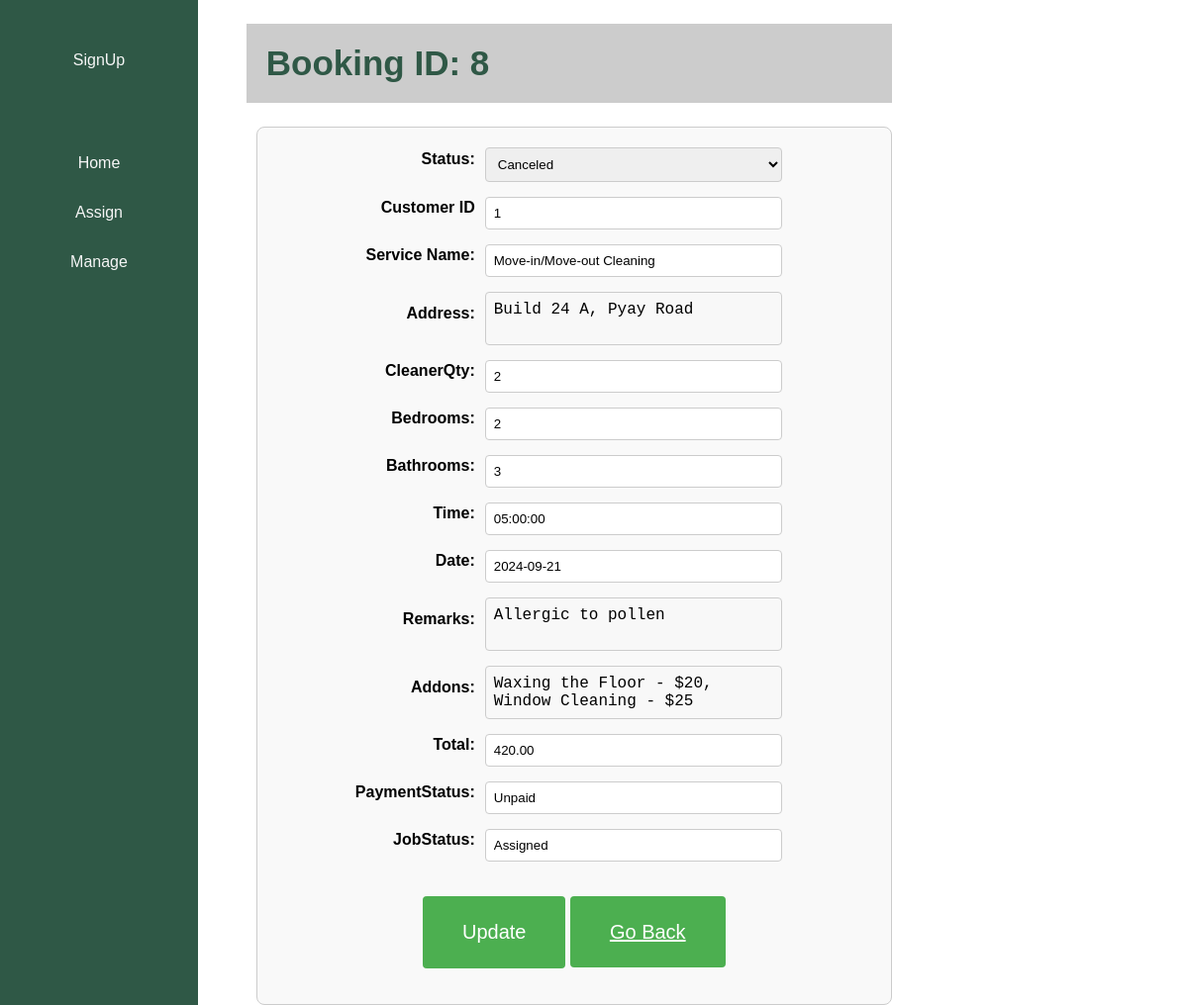
/MagBookingDetails.php?bookingID=8, run on the app's committed database.
### tables this page shows
CREATE TABLE `booking` (
  `BookingID` int(11) NOT NULL,
  `ServiceName` varchar(60) DEFAULT NULL,
  `Address` varchar(200) DEFAULT NULL,
  `Address_TownShip` varchar(30) DEFAULT NULL,
  `CleanerQty` int(11) DEFAULT NULL,
  `HoursQty` decimal(10,2) DEFAULT NULL,
  `Bedrooms` int(11) DEFAULT NULL,
  `Bathrooms` int(11) DEFAULT NULL,
  `BookingTime` time DEFAULT NULL,
  `BookingDate` date DEFAULT NULL,
  `PaymentStatus` varchar(20) DEFAULT NULL,
  `Remarks` varchar(200) DEFAULT NULL,
  `Addons` text DEFAULT NULL,
  `Total` decimal(10,2) NOT NULL,
  `CustomerID` int(11) DEFAULT NULL,
  `ServiceID` int(11) DEFAULT NULL,
  `BookingStatus` varchar(50) NOT NULL,
  `JobStatus` varchar(100) NOT NULL
);

### MagBookingDetails.php (the view, shortened to what this page needs)
<?php
$bookingID = isset($_GET['bookingID']) ? $_GET['bookingID'] : 0;
include("ConnectDB.php");
$query = "SELECT * FROM booking WHERE BookingID = $bookingID";
$result = $connection->query($query);
$booking = $result->fetch_assoc();
?>
<head>
    <link rel="stylesheet" type="text/css" href="Style.css">
</head>
<body>
<?php include('Anavbar.php'); ?>
<div class="content">
<h1 style="padding: 20px; background-color:#ccc; margin-left:-80px;">Booking ID: <?php echo $booking['BookingID']; ?></h1>
<div class="BookingDetails">
<form method="POST">
<div class="tblrow">
    <label>Status:</label>
    <select name="status" class="combo">
        <option value="Canceled" <?php if ($booking['BookingStatus'] == 'Canceled') echo 'selected'; ?>>Canceled</option>
    </select><br>
    </div>
<div class="tblrow">
    <label>Customer ID</label>
    <input type="text" value="<?php echo $booking['CustomerID']; ?>" readonly>
    <br>
    </div>
    <div class="tblrow">
    <label>Service Name:</label>
    <input type="text" value="<?php echo $booking['ServiceName']; ?>" readonly>
    <br>
</div>
    <div class="tblrow">
    <label>Address:</label>
    <textarea value="<?php echo $booking['Address']; ?>" readonly><?php echo $booking['Address']; ?></textarea>
    <input type="hidden" value="<?php echo $booking['Address']; ?>" ><br>
    </div>
    <div class="tblrow">
    <label>CleanerQty:</label>
    <input type="text" value="<?php echo $booking['CleanerQty']; ?>" readonly><br>
    </div>
    <div class="tblrow">
    <label>Bedrooms:</label>
    <input type="text" value="<?php echo $booking['Bedrooms']; ?>" readonly><br>
    </div>
    <div class="tblrow">
    <label>Bathrooms:</label>
    <input type="text" value="<?php echo $booking['Bathrooms']; ?>" readonly><br>
    </div>
    <div class="tblrow">
    <label>Time:</label>
    <input type="text" value="<?php echo $booking['BookingTime']; ?>" readonly><br>
    </div>
    <div class="tblrow">
    <label>Date:</label>
    <input type="text" value="<?php echo $booking['BookingDate']; ?>" readonly><br>
    </div>
    <div class="tblrow">
    <label>Remarks:</label>
    <textarea value="<?php echo $booking['Remarks']; ?>" readonly><?php echo $booking['Remarks']; ?></textarea>
    <input type="hidden" value="<?php echo $booking['Remarks']; ?>" ><br>
    </div>
    <div class="tblrow">
    <label>Addons:</label>
    <textarea value="<?php echo $booking['Addons']; ?>" readonly><?php echo $booking['Addons']; ?></textarea>
    <input type="hidden" value="<?php echo $booking['Addons']; ?>" ><br>
    </div>
    <div class="tblrow">
    <label>Total:</label>
    <input type="text" value="<?php echo $booking['Total']; ?>" readonly><br>
    </div>
    <div class="tblrow">
    <label>PaymentStatus:</label>
    <input type="text" value="<?php echo $booking['PaymentStatus']; ?>" readonly><br>
    </div>
    <div class="tblrow">
    <label>JobStatus:</label>
    <input type="text" value="<?php echo $booking['JobStatus']; ?>" readonly><br>
    </div>
    <center>
    <button type="submit">Update</button>
    <a href="MagBooking.php?Type=<?php echo $booking['BookingStatus'];?>">Go Back</a>
    </center>
</form>
</div>
</div>
</body>
</html>

### Style.css (style rules this page uses)
body { font-family: Arial, sans-serif; margin: 0; padding: 0; display: flex; }
div.content { margin-left: 200px; padding: 1px 16px; height: 1000px; }
h1 { color: #2F5846; padding-left: 5px; font-size: 35px; font-weight: bold; }
input[type=text] { width: 300px; margin-bottom: 20px; padding: 12px; border: 1px solid #ccc; border-radius: 3px; }
label { margin-bottom: 10px; display: block; }
a { color: #2196F3; }
textarea { width: 100%; height: 150px; padding: 12px 20px; box-sizing: border-box; border: 2px solid #ccc; border-radius: 4px; background-color: #f8f8f8; font-size: 16px; resize: none; }
.BookingDetails { width: 600px; margin: 0 auto; margin-left: -70px; padding: 20px; background-color: #f9f9f9; border: 1px solid #ccc; border-radius: 8px; }
.tblrow { display: flex; align-items: center; margin-bottom: 15px; margin-left: -100px; }
.tblrow label { width: 300px; font-weight: bold; text-align: right; padding-right: 10px; }
.tblrow input[type="text"], .tblrow input[type="date"], .tblrow input[type="number"], .tblrow textarea, .tblrow select { width: 300px; height: auto; padding: 8px; margin: 0; border: 1px solid #ccc; border-radius: 4px; }
.BookingDetails input[type="submit"], .BookingDetails button, .BookingDetails a { background-color: #4CAF50; font-size: 20px; color: white; padding: 25px 40px; border: none; border-radius: 4px; cursor: pointer; margin-top: 20px; }

### data on the page
booking: BookingID "8", status "Canceled", CustomerID "1", ServiceName "Move-in/Move-out Cleaning", Address "Build 24 A, Pyay Road", CleanerQty "2", Bedrooms "2", Bathrooms "3", BookingTime "05:00:00", BookingDate "2024-09-21", Remarks "Allergic to pollen", Addons "Waxing the Floor - $20, Window Cleaning - $25", Total "420.00", PaymentStatus "Unpaid", JobStatus "Assigned"
